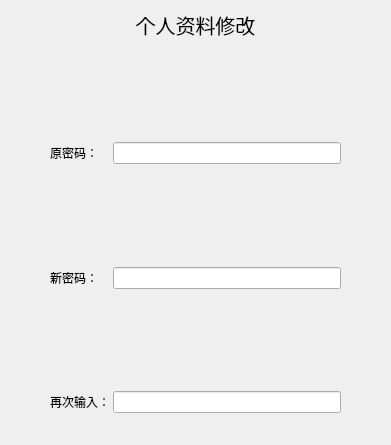
<?xml version="1.0" encoding="UTF-8"?>
<ui version="4.0">
 <class>Chpwd</class>
 <widget class="QDialog" name="Chpwd">
  <property name="geometry">
   <rect>
    <x>0</x>
    <y>0</y>
    <width>391</width>
    <height>445</height>
   </rect>
  </property>
  <property name="windowTitle">
   <string>Dialog</string>
  </property>
  <widget class="QWidget" name="formLayoutWidget">
   <property name="geometry">
    <rect>
     <x>50</x>
     <y>10</y>
     <width>291</width>
     <height>531</height>
    </rect>
   </property>
   <layout class="QFormLayout" name="formLayout">
    <property name="horizontalSpacing">
     <number>3</number>
    </property>
    <property name="verticalSpacing">
     <number>3</number>
    </property>
    <item row="3" column="0">
     <widget class="QLabel" name="label_2">
      <property name="text">
       <string>原密码：</string>
      </property>
     </widget>
    </item>
    <item row="3" column="1">
     <widget class="QLineEdit" name="raw">
      <property name="font">
       <font>
        <pointsize>9</pointsize>
       </font>
      </property>
      <property name="readOnly">
       <bool>false</bool>
      </property>
     </widget>
    </item>
    <item row="5" column="0">
     <widget class="QLabel" name="label_3">
      <property name="text">
       <string>新密码：</string>
      </property>
     </widget>
    </item>
    <item row="5" column="1">
     <widget class="QLineEdit" name="new_2"/>
    </item>
    <item row="7" column="0">
     <widget class="QLabel" name="label_4">
      <property name="text">
       <string>再次输入：</string>
      </property>
     </widget>
    </item>
    <item row="7" column="1">
     <widget class="QLineEdit" name="newrepeat"/>
    </item>
    <item row="4" column="0">
     <spacer name="verticalSpacer">
      <property name="orientation">
       <enum>Qt::Vertical</enum>
      </property>
      <property name="sizeHint" stdset="0">
       <size>
        <width>20</width>
        <height>40</height>
       </size>
      </property>
     </spacer>
    </item>
    <item row="2" column="1">
     <spacer name="verticalSpacer_2">
      <property name="orientation">
       <enum>Qt::Vertical</enum>
      </property>
      <property name="sizeHint" stdset="0">
       <size>
        <width>20</width>
        <height>40</height>
       </size>
      </property>
     </spacer>
    </item>
    <item row="6" column="0">
     <spacer name="verticalSpacer_3">
      <property name="orientation">
       <enum>Qt::Vertical</enum>
      </property>
      <property name="sizeHint" stdset="0">
       <size>
        <width>20</width>
        <height>40</height>
       </size>
      </property>
     </spacer>
    </item>
    <item row="9" column="0" colspan="2">
     <widget class="QPushButton" name="pushButton">
      <property name="maximumSize">
       <size>
        <width>16777215</width>
        <height>30</height>
       </size>
      </property>
      <property name="text">
       <string>修改</string>
      </property>
     </widget>
    </item>
    <item row="8" column="1">
     <spacer name="verticalSpacer_4">
      <property name="orientation">
       <enum>Qt::Vertical</enum>
      </property>
      <property name="sizeHint" stdset="0">
       <size>
        <width>20</width>
        <height>40</height>
       </size>
      </property>
     </spacer>
    </item>
    <item row="1" column="0" colspan="2">
     <widget class="QLabel" name="label">
      <property name="maximumSize">
       <size>
        <width>16777215</width>
        <height>30</height>
       </size>
      </property>
      <property name="font">
       <font>
        <pointsize>15</pointsize>
       </font>
      </property>
      <property name="text">
       <string>个人资料修改</string>
      </property>
      <property name="alignment">
       <set>Qt::AlignCenter</set>
      </property>
     </widget>
    </item>
   </layout>
  </widget>
 </widget>
 <resources/>
 <connections/>
</ui>
